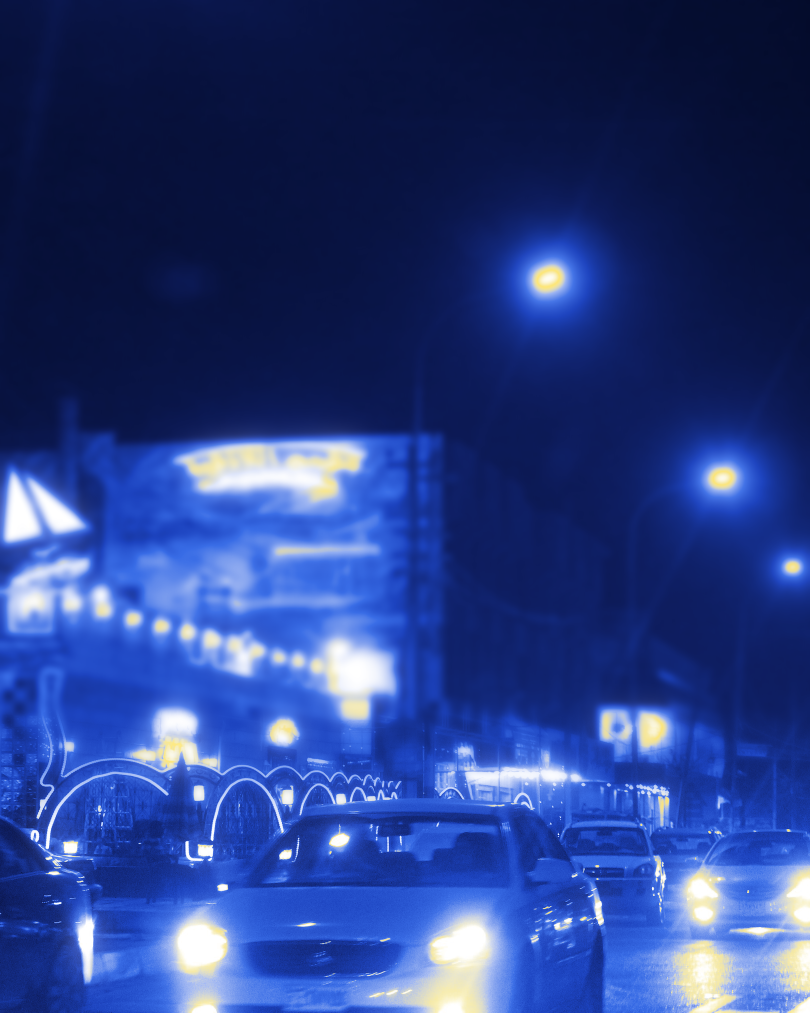
#> input picture marketing/baly-ad/img/hero.png, 1620 x 2025 px (shown at 1/2 size)
$ python grade.py ../img/hero.png out.png
#> lines starting #> are read from the running program, lines starting #| are printed output that depends on the picture
"""Crops the Arrasat night photo to 4:5 and grades it into Baly's blue/yellow -> hero.png.
Usage: python grade.py arrasat.jpg hero.png"""
import sys

import numpy as np
from PIL import Image, ImageFilter

X0, X1 = 1700, 3748          # 4:5 crop of the 3840x2560 rendition (full height)
W, H = 1620, 2025
src = Image.open(sys.argv[1]).convert("RGB").crop((X0, 0, X1, 2560)).resize((W, H), Image.LANCZOS)
#> src: PIL image 1620x2025 RGB; every value is 0

# shallow depth of field: background soft, the car (bottom) sharp
blur = src.filter(ImageFilter.GaussianBlur(7))
y = np.linspace(0, 1, H)[:, None, None]
m = np.clip((y - 0.70) / 0.12, 0, 1)            # 0 = blurred above ~70%, 1 = sharp below ~82%
a = np.asarray(src).astype(np.float32) / 255 * m + np.asarray(blur).astype(np.float32) / 255 * (1 - m)
#> a: shape (2025, 1620, 3) float64; every value is 0

L = 0.2126 * a[..., 0] + 0.7152 * a[..., 1] + 0.0722 * a[..., 2]
#> L: shape (2025, 1620) float64; every value is 0
stops = [(0.00, (0, 6, 30)), (0.18, (2, 22, 110)), (0.42, (0, 52, 220)), (0.62, (20, 90, 255)), (0.82, (150, 180, 255)), (1.0, (255, 255, 255))]
xs = [s[0] for s in stops]
gm = np.dstack([np.interp(L, xs, [s[1][c] / 255 for s in stops]) for c in range(3)])
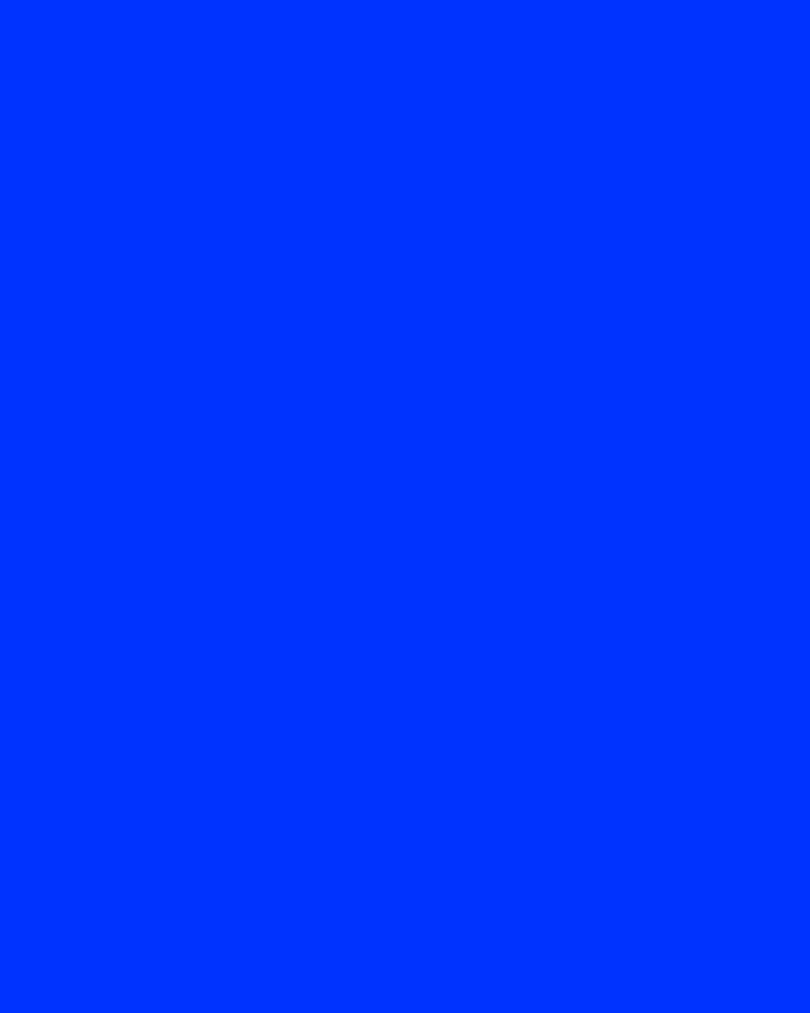
#> gm: shape (2025, 1620, 3) float64 (shown at 1/2 size); mean of channels 0, 1, 2 0, 0.0235, 0.118; drawn with min black and max white
out = gm * 0.74 + np.dstack([L] * 3) * 0.26

# warm lights (sodium street lamps, headlights) -> Baly yellow
warm = np.clip((a[..., 0] - a[..., 2]) * 3.0, 0, 1) * np.clip((L - 0.78) / 0.15, 0, 1)
yellow = np.array([1.0, 0.882, 0.369])
out = out * (1 - warm[..., None] * 0.9) + yellow * warm[..., None] * 0.9
# bloom on the brightest lights
hi = np.clip((L - 0.7) / 0.3, 0, 1)
bloom = np.asarray(Image.fromarray((np.dstack([hi] * 3) * 255).astype(np.uint8)).filter(ImageFilter.GaussianBlur(28))).astype(np.float32) / 255
#> bloom: shape (2025, 1620, 3) float32; every value is 0
out = 1 - (1 - out) * (1 - bloom * np.array([1.0, 0.9, 0.55]) * 0.55)

Image.fromarray((np.clip(out, 0, 1) * 255).round().astype(np.uint8)).save(sys.argv[2])
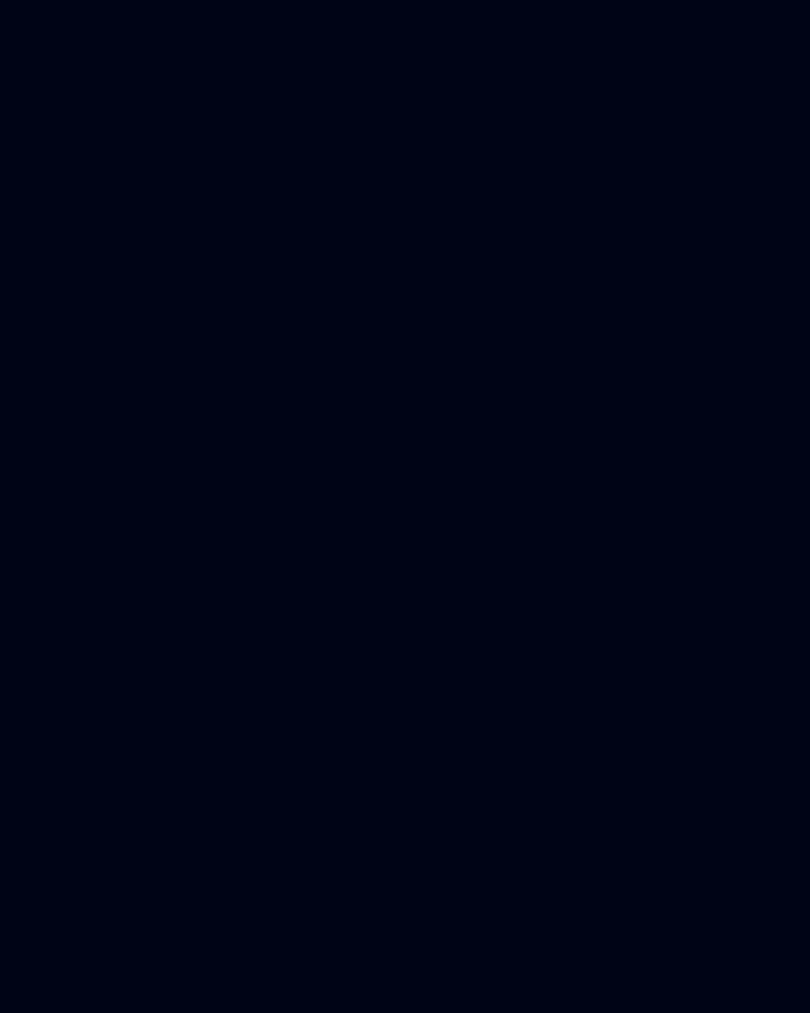
#> saved as out.png: PIL image 1620x2025 RGB (shown at 1/2 size); mean R, G, B 0, 4, 22
